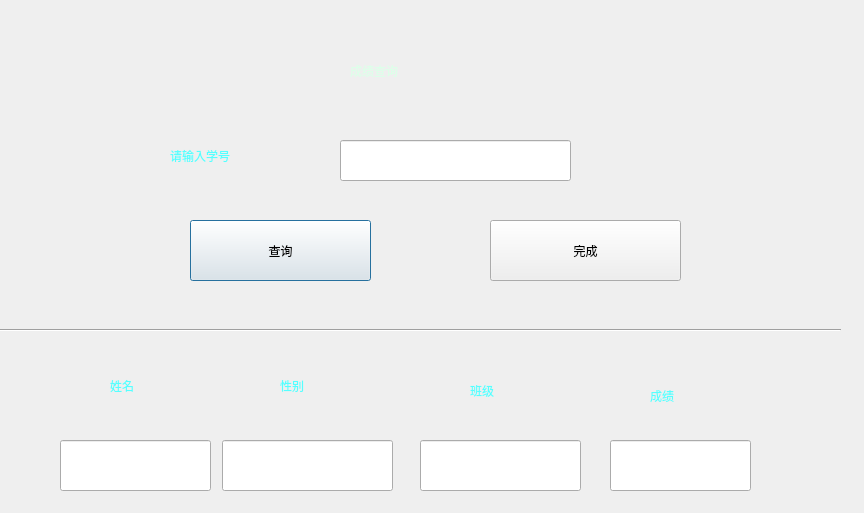
<?xml version="1.0" encoding="UTF-8"?>
<ui version="4.0">
 <class>search</class>
 <widget class="QDialog" name="search">
  <property name="geometry">
   <rect>
    <x>0</x>
    <y>0</y>
    <width>864</width>
    <height>513</height>
   </rect>
  </property>
  <property name="windowTitle">
   <string>Dialog</string>
  </property>
  <widget class="QLabel" name="label_2">
   <property name="geometry">
    <rect>
     <x>350</x>
     <y>40</y>
     <width>141</width>
     <height>61</height>
    </rect>
   </property>
   <property name="styleSheet">
    <string notr="true">font: 75 20pt &quot;微软雅黑&quot;;
color: rgb(221, 255, 233);</string>
   </property>
   <property name="text">
    <string>成绩查询</string>
   </property>
  </widget>
  <widget class="QLabel" name="label_3">
   <property name="geometry">
    <rect>
     <x>170</x>
     <y>130</y>
     <width>151</width>
     <height>51</height>
    </rect>
   </property>
   <property name="styleSheet">
    <string notr="true">font: 75 16pt &quot;微软雅黑&quot;;
color: rgb(85, 255, 255);</string>
   </property>
   <property name="text">
    <string>请输入学号</string>
   </property>
  </widget>
  <widget class="QLineEdit" name="lineEdit">
   <property name="geometry">
    <rect>
     <x>340</x>
     <y>140</y>
     <width>231</width>
     <height>41</height>
    </rect>
   </property>
   <property name="styleSheet">
    <string notr="true">font: 75 18pt &quot;微软雅黑&quot;;</string>
   </property>
  </widget>
  <widget class="QPushButton" name="pushButton">
   <property name="geometry">
    <rect>
     <x>190</x>
     <y>220</y>
     <width>181</width>
     <height>61</height>
    </rect>
   </property>
   <property name="styleSheet">
    <string notr="true">font: 75 16pt &quot;微软雅黑&quot;;</string>
   </property>
   <property name="text">
    <string>查询</string>
   </property>
  </widget>
  <widget class="QLabel" name="label_4">
   <property name="geometry">
    <rect>
     <x>110</x>
     <y>360</y>
     <width>61</width>
     <height>51</height>
    </rect>
   </property>
   <property name="styleSheet">
    <string notr="true">font: 75 18pt &quot;微软雅黑&quot;;
color: rgb(85, 255, 255);</string>
   </property>
   <property name="text">
    <string>姓名</string>
   </property>
  </widget>
  <widget class="QLabel" name="label">
   <property name="geometry">
    <rect>
     <x>470</x>
     <y>370</y>
     <width>71</width>
     <height>41</height>
    </rect>
   </property>
   <property name="styleSheet">
    <string notr="true">font: 75 18pt &quot;微软雅黑&quot;;
color: rgb(85, 255, 255);</string>
   </property>
   <property name="text">
    <string>班级</string>
   </property>
  </widget>
  <widget class="QLabel" name="label_5">
   <property name="geometry">
    <rect>
     <x>650</x>
     <y>380</y>
     <width>72</width>
     <height>31</height>
    </rect>
   </property>
   <property name="styleSheet">
    <string notr="true">font: 75 18pt &quot;微软雅黑&quot;;
color: rgb(85, 255, 255);</string>
   </property>
   <property name="text">
    <string>成绩</string>
   </property>
  </widget>
  <widget class="QLineEdit" name="xingming">
   <property name="geometry">
    <rect>
     <x>60</x>
     <y>440</y>
     <width>151</width>
     <height>51</height>
    </rect>
   </property>
   <property name="styleSheet">
    <string notr="true">font: 75 18pt &quot;微软雅黑&quot;;</string>
   </property>
  </widget>
  <widget class="QLabel" name="label_6">
   <property name="geometry">
    <rect>
     <x>-190</x>
     <y>0</y>
     <width>1071</width>
     <height>601</height>
    </rect>
   </property>
   <property name="styleSheet">
    <string notr="true">background-image: url(:/new/prefix1/timg33.jpg);</string>
   </property>
   <property name="text">
    <string/>
   </property>
  </widget>
  <widget class="Line" name="line">
   <property name="geometry">
    <rect>
     <x>0</x>
     <y>310</y>
     <width>841</width>
     <height>41</height>
    </rect>
   </property>
   <property name="orientation">
    <enum>Qt::Horizontal</enum>
   </property>
  </widget>
  <widget class="QLabel" name="label_7">
   <property name="geometry">
    <rect>
     <x>280</x>
     <y>360</y>
     <width>91</width>
     <height>51</height>
    </rect>
   </property>
   <property name="styleSheet">
    <string notr="true">font: 75 18pt &quot;微软雅黑&quot;;
color: rgb(85, 255, 255);</string>
   </property>
   <property name="text">
    <string>性别</string>
   </property>
  </widget>
  <widget class="QLineEdit" name="xingbie">
   <property name="geometry">
    <rect>
     <x>222</x>
     <y>440</y>
     <width>171</width>
     <height>51</height>
    </rect>
   </property>
   <property name="styleSheet">
    <string notr="true">font: 75 18pt &quot;微软雅黑&quot;;</string>
   </property>
  </widget>
  <widget class="QLineEdit" name="chengji">
   <property name="geometry">
    <rect>
     <x>610</x>
     <y>440</y>
     <width>141</width>
     <height>51</height>
    </rect>
   </property>
   <property name="styleSheet">
    <string notr="true">font: 75 18pt &quot;微软雅黑&quot;;</string>
   </property>
  </widget>
  <widget class="QPushButton" name="pushButton_2">
   <property name="geometry">
    <rect>
     <x>490</x>
     <y>220</y>
     <width>191</width>
     <height>61</height>
    </rect>
   </property>
   <property name="styleSheet">
    <string notr="true">font: 75 16pt &quot;微软雅黑&quot;;</string>
   </property>
   <property name="text">
    <string>完成</string>
   </property>
  </widget>
  <widget class="QLineEdit" name="banji">
   <property name="geometry">
    <rect>
     <x>420</x>
     <y>440</y>
     <width>161</width>
     <height>51</height>
    </rect>
   </property>
   <property name="styleSheet">
    <string notr="true">font: 75 18pt &quot;微软雅黑&quot;;</string>
   </property>
  </widget>
  <zorder>label_6</zorder>
  <zorder>label_2</zorder>
  <zorder>label_3</zorder>
  <zorder>lineEdit</zorder>
  <zorder>pushButton</zorder>
  <zorder>label_4</zorder>
  <zorder>label</zorder>
  <zorder>label_5</zorder>
  <zorder>xingming</zorder>
  <zorder>line</zorder>
  <zorder>label_7</zorder>
  <zorder>xingbie</zorder>
  <zorder>chengji</zorder>
  <zorder>pushButton_2</zorder>
  <zorder>banji</zorder>
 </widget>
 <resources/>
 <connections/>
</ui>
